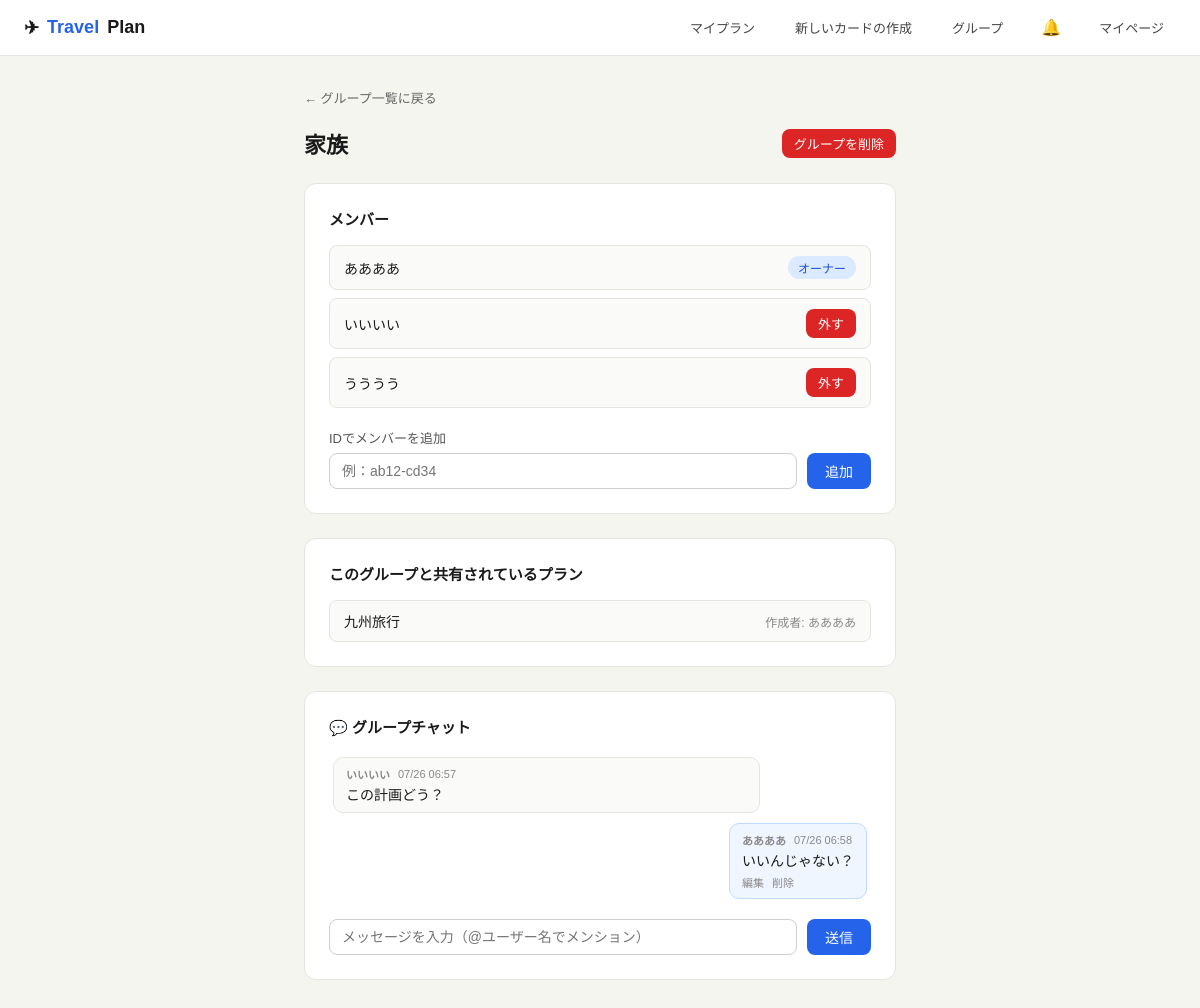
The page /groups/4/ (signed in) on the database as committed earlier.
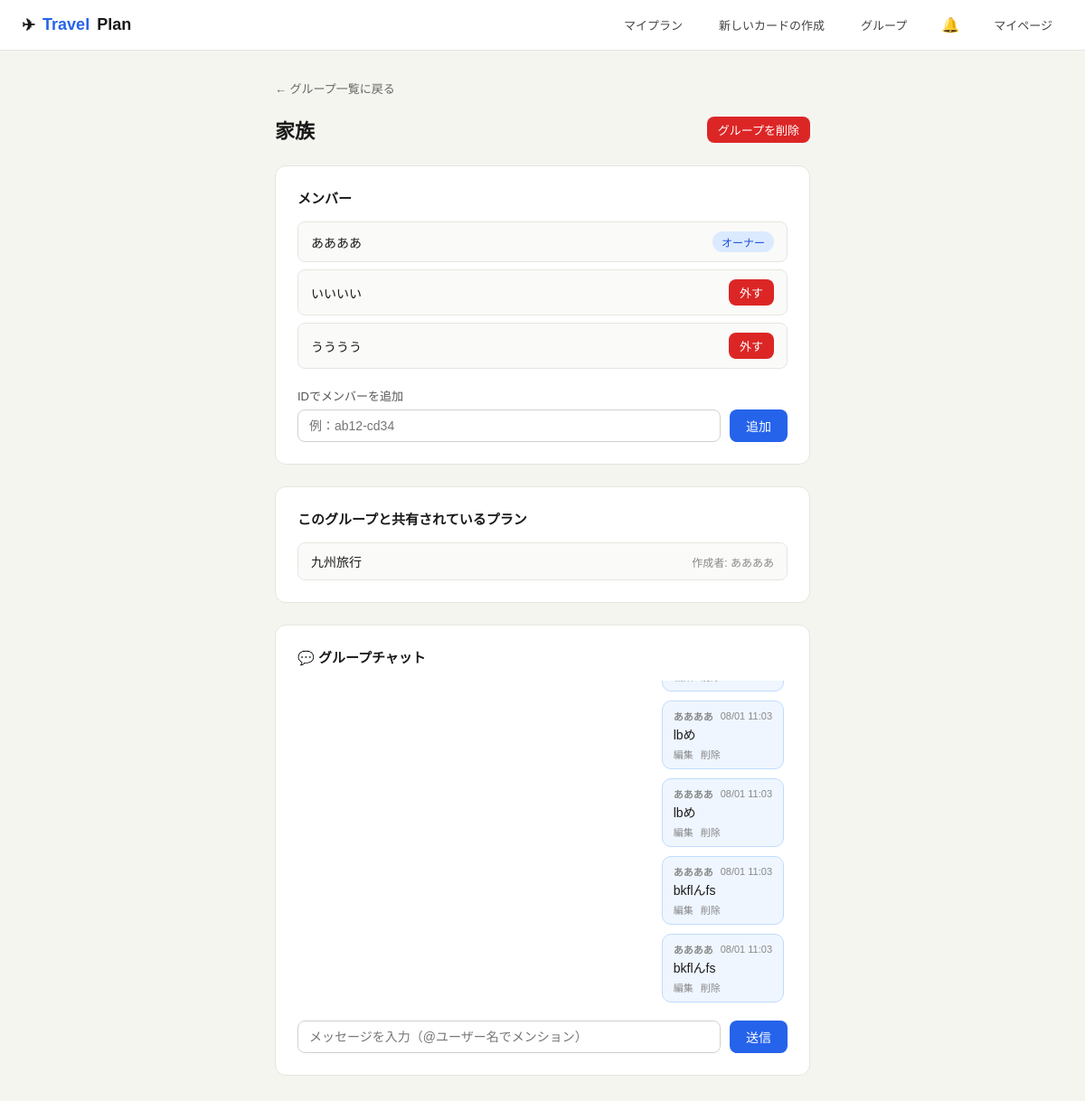
The same page on the database as committed later.
### travel/models.py (models this page shows, shortened)
class TravelPlan(models.Model):
    user = models.ForeignKey(User, on_delete=models.CASCADE, related_name='plans')
    name = models.CharField(max_length=200)
    start_date = models.DateField(null=True, blank=True)
    end_date = models.DateField(null=True, blank=True)
    share_token = models.UUIDField(default=uuid.uuid4, editable=False, unique=True)
    group = models.ForeignKey(Group, on_delete=models.SET_NULL, null=True, blank=True, related_name='plans')
    participant_count = models.PositiveIntegerField(default=1)
    warikan_enabled = models.BooleanField(default=False)
    created_at = models.DateTimeField(auto_now_add=True)
    updated_at = models.DateTimeField(auto_now=True)
    class Meta:
        ordering = ['-created_at']

class GroupMessage(models.Model):
    group = models.ForeignKey(Group, on_delete=models.CASCADE, related_name='messages')
    user = models.ForeignKey(User, on_delete=models.CASCADE)
    text = models.TextField()
    mentions = models.ManyToManyField(User, related_name='chat_mentions', blank=True)
    edited_at = models.DateTimeField(null=True, blank=True)
    created_at = models.DateTimeField(auto_now_add=True)
    class Meta:
        ordering = ['created_at']

### travel/views.py (the view, shortened to what this page needs)
# urls.py: path('groups/<int:pk>/', views.group_detail, name='group_detail'),
@login_required
def group_detail(request, pk):
    group = get_object_or_404(Group, pk=pk)
    if not group.is_member(request.user):
        raise Http404
    is_owner = group.owner_id == request.user.id
    error = None
    chat_messages = list(group.messages.select_related('user'))
    member_usernames = _group_member_usernames(group)
    for m in chat_messages:
        m.html_text = _render_message_html(m.text, member_usernames)
    return render(request, 'travel/group_detail.html', {
        'group': group,
        'is_owner': is_owner,
        'error': error,
        'shared_plans': group.plans.all(),
        'chat_messages': chat_messages,
    })

### travel/models.py (called while the page is built)
    def is_member(self, user):
        return self.owner_id == user.id or self.members.filter(pk=user.id).exists()

### travel/views.py (called while the page is built)
def _group_member_usernames(group):
    return {group.owner.username} | set(group.members.values_list('username', flat=True))

def _render_message_html(text, member_usernames):
    escaped = escape(text)
    if not member_usernames:
        return mark_safe(escaped)
    tokens = sorted((escape(u) for u in member_usernames), key=len, reverse=True)
    pattern = re.compile('@(' + '|'.join(re.escape(t) for t in tokens) + ')')
    highlighted = pattern.sub(lambda m: f'<span class="mention">@{m.group(1)}</span>', escaped)
    return mark_safe(highlighted)

### travel/templates/travel/group_detail.html (shortened to what the changed rows need)
{% extends 'travel/base.html' %}
{% block content %}
<div class="container" style="max-width:640px">
  <div style="display:flex;align-items:center;justify-content:space-between;margin-bottom:24px">
    <h1 style="font-size:22px;font-weight:600">{{ group.name }}</h1>
  </div>
  <div class="card" style="margin-bottom:24px">
    <h2 style="font-size:15px;font-weight:600;margin-bottom:16px">メンバー</h2>
    <div style="display:flex;flex-direction:column;gap:8px;margin-bottom:{% if is_owner %}20px{% else %}0{% endif %}">
      {% for member in group.members.all %}
      <div style="display:flex;align-items:center;gap:10px;padding:10px 14px;border:1px solid #e5e5e0;border-radius:8px;background:#fafaf8">
        <span style="flex:1;font-size:14px;font-weight:500">{{ member.username }}</span>
        {% if is_owner %}
        <form method="post" action="/groups/{{ group.pk }}/remove-member/{{ member.pk }}/" style="margin:0">
          <button type="submit" class="btn btn-danger btn-sm" onclick="return confirm('{{ member.username }}をグループから外しますか？')">外す</button>
        </form>
        {% endif %}
      </div>
      {% endfor %}
    </div>
  </div>
  <div class="card">
    <h2 style="font-size:15px;font-weight:600;margin-bottom:16px">このグループと共有されているプラン</h2>
    {% if shared_plans %}
    <div style="display:flex;flex-direction:column;gap:8px">
      {% for plan in shared_plans %}
      <a href="/plan/{{ plan.pk }}/edit/" style="display:flex;align-items:center;gap:10px;padding:10px 14px;border:1px solid #e5e5e0;border-radius:8px;background:#fafaf8;color:inherit">
        <span style="flex:1;font-size:14px;font-weight:500">{{ plan.name }}</span>
        <span style="font-size:12px;color:#888">作成者: {{ plan.user.username }}</span>
      </a>
      {% endfor %}
    </div>
    {% else %}
    <div style="text-align:center;padding:24px;color:#aaa;font-size:13px">まだ共有されているプランはありません。<br>プラン編集画面の「グループ」欄からこのグループを選ぶと共有されます。</div>
    {% endif %}
  </div>
  <div class="card" style="margin-top:24px">
    <h2 style="font-size:15px;font-weight:600;margin-bottom:16px">💬 グループチャット</h2>
    <div class="chat-log" id="chat-log">
      {% for msg in chat_messages %}
      <div class="chat-message {% if msg.user == user %}mine{% endif %}" data-msg-id="{{ msg.pk }}">
        <div class="chat-message-meta">
          <strong>{{ msg.user.username }}</strong>
          <span>{{ msg.created_at|date:"m/d H:i" }}</span>
        </div>
        <div class="chat-message-text" id="chat-text-{{ msg.pk }}">{{ msg.html_text }}</div>
        {% if msg.user == user %}
        <div class="chat-message-actions">
          <button type="button" onclick="startEditMessage({{ msg.pk }})">編集</button>
          <button type="button" onclick="deleteMessage({{ group.pk }}, {{ msg.pk }})">削除</button>
        </div>
        {% endif %}
      </div>
      {% empty %}
      <div style="text-align:center;padding:24px;color:#aaa;font-size:13px">まだメッセージがありません</div>
      {% endfor %}
    </div>
  </div>
</div>
{% endblock %}

Rows that differ between the two databases and show on the page:
no longer on this page (row unchanged): GroupMessage: user.username "いいいい", created_at "07/26 06:57", html_text "この計画どう？"
no longer on this page (row unchanged): GroupMessage: user.username "ああああ", created_at "07/26 06:58", html_text "いいんじゃない？"
added GroupMessage: user.username "ああああ", created_at "08/01 11:03", html_text "lbめ"
added GroupMessage: user.username "ああああ", created_at "08/01 11:03", html_text "lbめ"
added GroupMessage: user.username "ああああ", created_at "08/01 11:03", html_text "bkflんfs"
added GroupMessage: user.username "ああああ", created_at "08/01 11:03", html_text "bkflんfs"
